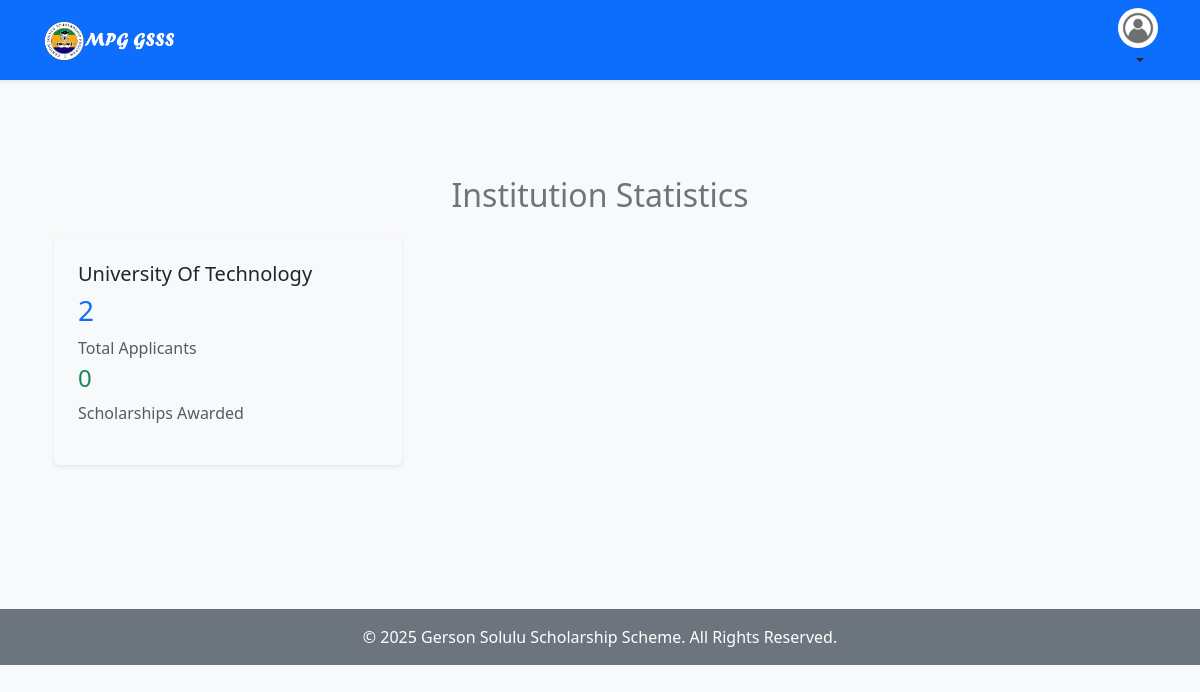
The page /institutions/institution_stats/ (signed in) on the database its author committed.
### institutions/models.py (models this page shows, shortened)
class Institution(models.Model):
    name = models.CharField(max_length=255)
    location = models.CharField(max_length=255)
    phone = models.CharField(max_length=20, blank=True, null=True)
    email = models.EmailField(blank=True, null=True)

### institutions/views.py (the view)
# urls.py: path('institution_stats/', institution_stats_view, name='institution_stats')
def institution_stats_view(request):
    institution_stats = (
        Application.objects
        .values('institution__name')
        .annotate(
            applicants=Count('id'),
            awarded=Count('id', filter=Q(status='awarded'))
        )
        .order_by('-applicants')
    )
    return render(request, 'institutions/institution_stats.html', {'institution_stats': institution_stats})

### applications/context_processors.py (called while the page is built)
def user_role_context(request):
    is_officer = False
    if request.user.is_authenticated:
        is_officer = request.user.groups.filter(name='Scholarship Officers').exists()
    return {
        'is_officer': is_officer
    }

### templates/institutions/institution_stats.html (shortened to what this page needs)
{% extends 'base.html' %}
{% block content %}
<div class="container py-5">
  <h2 class="text-center text-secondary mb-4">Institution Statistics</h2>
  <div class="row g-4">
    {% for stat in institution_stats %}
    <div class="col-md-4">
      <div class="bg-light p-4 rounded shadow-sm h-100">
        <h5 class="text-dark">{{ stat.institution__name }}</h5>
        <h3 class="text-primary">{{ stat.applicants }}</h3>
        <p class="text-muted mb-1">Total Applicants</p>
        <h4 class="text-success">{{ stat.awarded }}</h4>
        <p class="text-muted">Scholarships Awarded</p>
      </div>
    </div>
    {% endfor %}
  </div>
</div>
{% endblock %}

### rows shown on the page
Institution: institution__name "University Of Technology", applicants "2", awarded "0"
